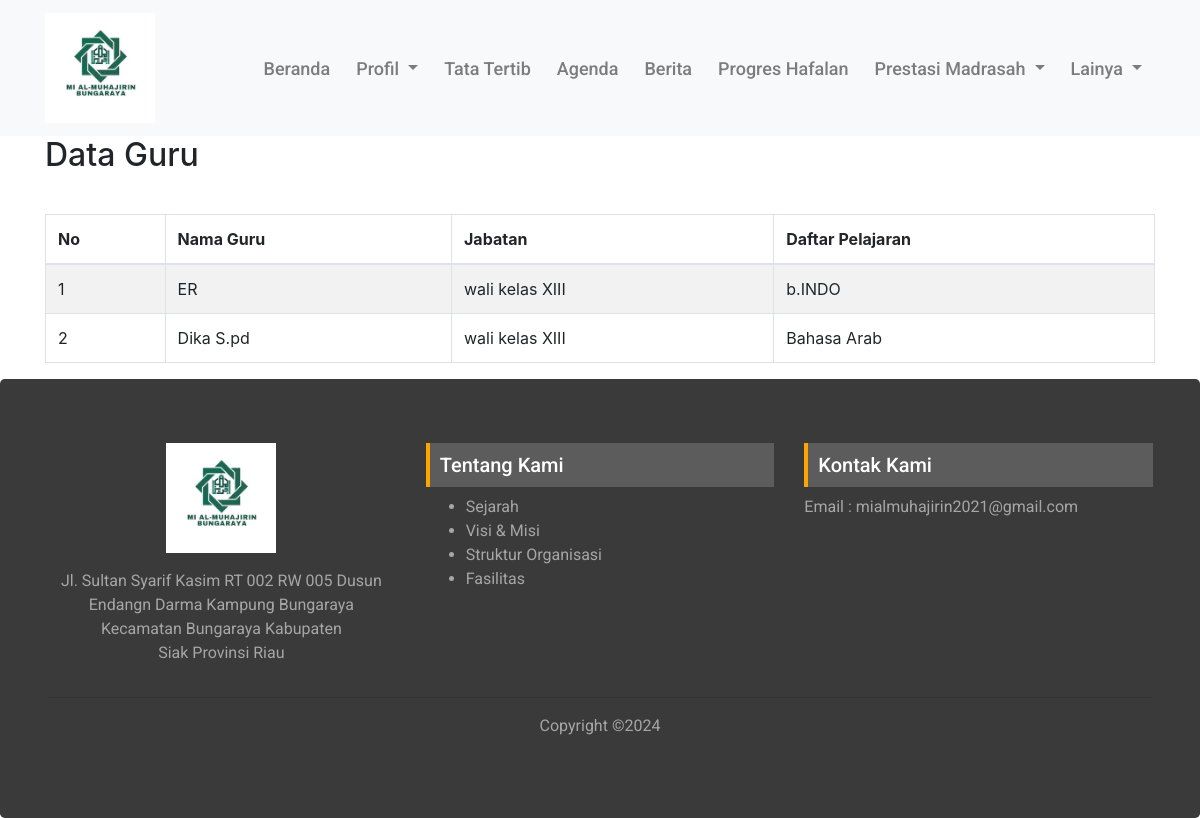
Screenshot of /index.php/daftarguruu with the database file from the repository.
### tables this page shows
CREATE TABLE `guru` (
  `id_guru` int(11) NOT NULL,
  `nama_guru` varchar(255) NOT NULL,
  `jabatan` varchar(255) NOT NULL,
  `daftar_pelajaran` varchar(255) NOT NULL
);

### application/controllers/DaftarGuruu.php (called while the page is built, shortened)
<?php
class DaftarGuruu extends CI_Controller
{
    public $Guru_model;
    public function __construct()
    {
        $this->load->model('menu_model', 'menu');
        $this->load->model('Guru_model');
        $this->load->library('session');
    }
    public function index()
    {
        $this->load->model('Guru_model');
        $data['data_guru'] = $this->Guru_model->get_all_guru();
        $data['title']        = 'Data Guru';
        $data['page']        = 'guru/index';
        $this->load->view('front/layouts/main', $data);
    }
}

### index.php (called while the page is built, shortened)
<?php
require_once BASEPATH.'core/CodeIgniter.php';

### application/models/Guru_model.php (called while the page is built, shortened)
<?php
class Guru_model extends CI_Model {
    public function get_all_guru() {
        $query = $this->db->get('guru');
        return $query->result();
    }
}

### application/views/front/pages/guru/index.php (the view, shortened to what this page needs)
<div class="container">
	<div class="row">
		<div class="col">
			<h2>Data Guru</h2>
		</div>
	</div>
	<div class="table-responsive mt-3">
      <table class="table table-striped table-bordered"  cellspacing="0" width="100%">
         <thead>
				<tr>
					<th>No</th>
					<th>Nama Guru</th>
					<th>Jabatan</th>
					<th>Daftar Pelajaran</th>
				</tr>
         </thead>
         <tbody>
         <?php $no = 1; ?>
            <?php foreach ($data_guru as $guru): ?>
                <tr>
                    <td><?= $no ?></td>
                    <td><?= htmlspecialchars($guru->nama_guru, ENT_QUOTES, 'UTF-8') ?></td>
                    <td><?= htmlspecialchars($guru->jabatan, ENT_QUOTES, 'UTF-8') ?></td>
                    <td><?= htmlspecialchars($guru->daftar_pelajaran, ENT_QUOTES, 'UTF-8') ?></td>
                </tr>
                <?php $no++; ?>
            <?php endforeach; ?>
         </tbody>
      </table>
   </div>
</div>

### asset/css/style.css (style rules this page uses)
html, body { overflow-x: hidden !important; }

### rows the page displays
guru: nama_guru "ER", jabatan "wali kelas XIII", daftar_pelajaran "b.INDO"
guru: nama_guru "Dika S.pd", jabatan "wali kelas XIII", daftar_pelajaran "Bahasa Arab"
